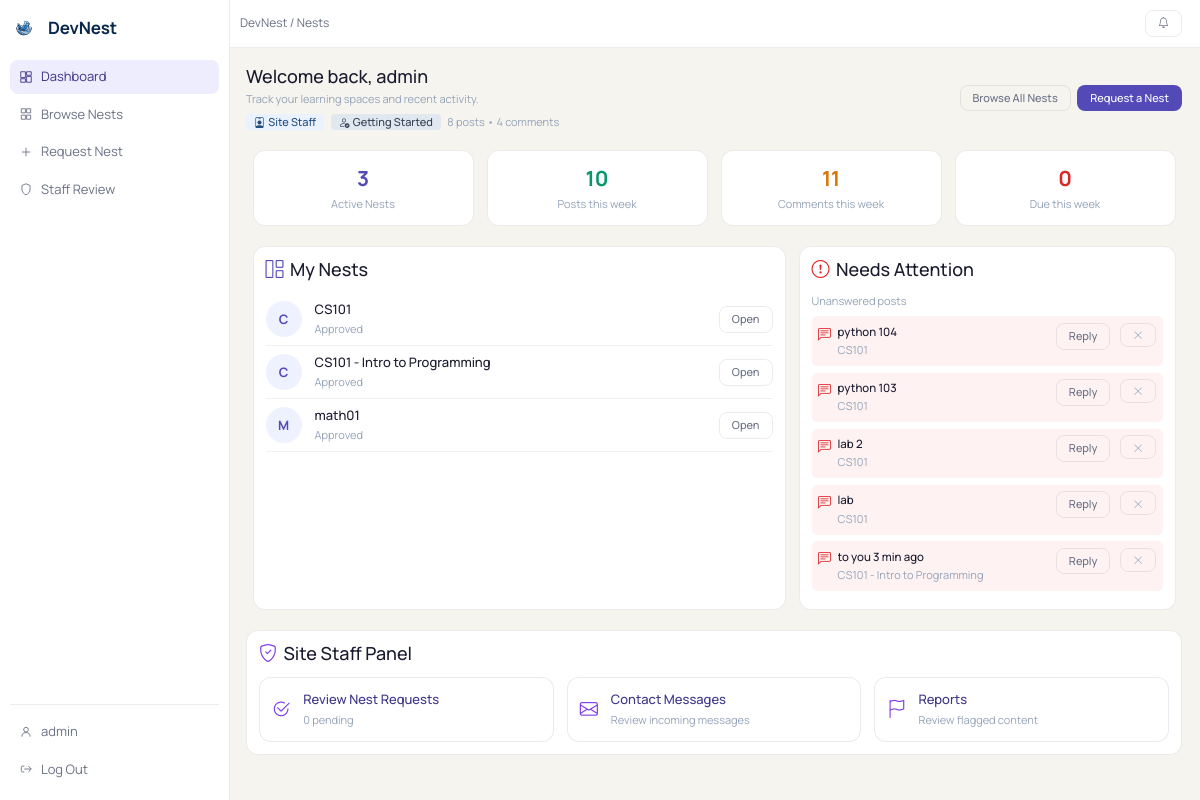
The page /nests/ (signed in) on the database its author committed.
### nests/models.py (models this page shows, shortened)
class Nest(models.Model):
    class Status(models.TextChoices):
        PENDING  = 'pending',  'Pending'
        APPROVED = 'approved', 'Approved'
        REJECTED = 'rejected', 'Rejected'
    name        = models.CharField(max_length=255)
    description = models.TextField()
    creator     = models.ForeignKey(settings.AUTH_USER_MODEL, on_delete=models.CASCADE)
    members     = models.ManyToManyField(
        settings.AUTH_USER_MODEL,
        through='NestMembership',
        related_name='nests',
    )
    status      = models.CharField(
        max_length=20,
        choices=Status.choices,
        default=Status.PENDING,
    )
    created_at  = models.DateTimeField(auto_now_add=True)

### posts/models.py (models this page shows, shortened)
class Post(models.Model):
    user = models.ForeignKey(User, on_delete=models.CASCADE)
    nest = models.ForeignKey(Nest, on_delete=models.CASCADE, related_name='posts', null=True, blank=True)
    title = models.CharField(max_length=200)
    content = models.TextField()
    image = models.ImageField(upload_to='images/posts/', null=True, blank=True)
    is_pinned = models.BooleanField(default=False)
    post_type = models.ForeignKey(PostType, on_delete=models.CASCADE, default=None, null=True, blank=True)
    tags = models.ManyToManyField(PostTag, blank=True, related_name='posts')
    created_at = models.DateTimeField(auto_now_add=True)
    class Meta:
        ordering = ['-created_at']

### nests/views.py (the view)
# urls.py: path('',                      views.nest_dashboard,         name='nest_dashboard'),
def nest_dashboard(request):
    if not request.user.is_authenticated:
        return _require_auth(request, 'You must be signed in to view your dashboard.')
    my_nests = Nest.objects.filter(
        status=Nest.Status.APPROVED,
        memberships__user=request.user,
        memberships__status=NestMembership.Status.ACTIVE,
    ).distinct()
    pending_nests = Nest.objects.filter(
        creator=request.user,
        status=Nest.Status.PENDING,
    )
    now = timezone.now()
    week_ago = now - datetime.timedelta(days=7)
    my_nest_ids = list(my_nests.values_list('pk', flat=True))
    if my_nest_ids:
        posts_this_week = Post.objects.filter(
            nest_id__in=my_nest_ids, created_at__gte=week_ago
        ).count()
        comments_this_week = Comment.objects.filter(
            post__nest_id__in=my_nest_ids, created_at__gte=week_ago
        ).count()
        unanswered_posts = Post.objects.filter(
            nest_id__in=my_nest_ids
        ).annotate(num_comments=Count('comments')).filter(num_comments=0).order_by('-created_at')[:5]
        upcoming_assessments = Assessment.objects.filter(
            nest_id__in=my_nest_ids,
            due_date__isnull=False,
            due_date__gte=now,
            due_date__lte=now + datetime.timedelta(days=7),
        ).exclude(
            submissions__student=request.user
        ).distinct().order_by('due_date')[:5]
    else:
        posts_this_week = 0
        comments_this_week = 0
        unanswered_posts = Post.objects.none()
        upcoming_assessments = Assessment.objects.none()
    managed_nest_ids = list(
        NestMembership.objects.filter(
            user=request.user,
            status=NestMembership.Status.ACTIVE,
            role__in=[NestMembership.Role.INSTRUCTOR, NestMembership.Role.ASSISTANT],
        ).values_list('nest_id', flat=True)
    )
    pending_memberships = NestMembership.objects.filter(
        nest_id__in=managed_nest_ids,
        status=NestMembership.Status.PENDING,
    ).select_related('user', 'nest')[:10]
    pending_nest_requests = Nest.objects.filter(status=Nest.Status.PENDING) if (
        request.user.is_staff or request.user.is_superuser
    ) else Nest.objects.none()
    is_site_staff = request.user.is_staff or request.user.is_superuser
    is_nest_staff = len(managed_nest_ids) > 0
    managed_nests = my_nests.filter(pk__in=managed_nest_ids)
    my_post_count = Post.objects.filter(user=request.user).count()
    my_comment_count = Comment.objects.filter(user=request.user).count()
    activity_status, activity_tone, activity_icon = _activity_status_for_counts(my_post_count, my_comment_count)
    if request.user.is_superuser or request.user.is_staff:
        role_label = 'Site Staff'
    elif is_nest_staff:
        role_label = 'Nest Staff'
    else:
        role_label = 'Member'
    return render(request, 'nests/dashboard.html', {
        'nests': my_nests,
        'pending_nests': pending_nests,
        'posts_this_week': posts_this_week,
        'comments_this_week': comments_this_week,
        'unanswered_posts': unanswered_posts,
        'upcoming_assessments': upcoming_assessments,
        'pending_memberships': pending_memberships,
        'pending_nest_requests': pending_nest_requests,
        'is_site_staff': is_site_staff,
        'is_nest_staff': is_nest_staff,
        'managed_nests': managed_nests,
        'my_post_count': my_post_count,
        'my_comment_count': my_comment_count,
        'activity_status': activity_status,
        'activity_tone': activity_tone,
        'activity_icon': activity_icon,
        'role_label': role_label,
    })

### nests/templates/nests/dashboard.html (shortened to what this page needs)
{% extends "nests/base.html" %}
{% block content %}
<div class="d-flex flex-wrap justify-content-between align-items-center gap-2 mb-4">
    <div>
        <h2 class="mb-1">Welcome back, {{ request.user.first_name|default:request.user.username }}</h2>
        <p class="text-muted mb-0">Track your learning spaces and recent activity.</p>
        <div class="d-flex flex-wrap align-items-center gap-2 mt-2">
            <span class="badge rounded-pill" style="background:#eaf2ff;color:#234e7d;font-weight:600;">
                <i class="bi bi-person-badge me-1"></i>{{ role_label }}
            </span>
            <span class="badge rounded-pill" style="background:{% if activity_tone == 'chief' %}#fde68a;color:#92400e;{% elif activity_tone == 'fire' %}#fee2e2;color:#b91c1c;{% elif activity_tone == 'engaged' %}#ede9fe;color:#5b21b6;{% elif activity_tone == 'active' %}#dcfce7;color:#166534;{% else %}#e2e8f0;color:#334155;{% endif %}font-weight:600;">
                <i class="bi {{ activity_icon }} me-1"></i>{{ activity_status }}
            </span>
            <small class="text-muted">{{ my_post_count }} posts • {{ my_comment_count }} comments</small>
        </div>
    </div>
    <div class="d-flex gap-2">
        <a href="{% url 'nests:nest_list_view' %}" class="nest-btn-soft">Browse All Nests</a>
        <a href="{% url 'nests:request_nest_view' %}" class="nest-btn-main">Request a Nest</a>
    </div>
</div>
<div class="row g-3 mb-4">
    <div class="col-6 col-md-3">
        <div class="nest-surface text-center">
            <div style="font-size:1.6rem;font-weight:700;color:#534AB7;">{{ nests|length }}</div>
            <small class="text-muted">Active Nests</small>
        </div>
    </div>
    <div class="col-6 col-md-3">
        <div class="nest-surface text-center">
            <div style="font-size:1.6rem;font-weight:700;color:#059669;">{{ posts_this_week }}</div>
            <small class="text-muted">Posts this week</small>
        </div>
    </div>
    <div class="col-6 col-md-3">
        <div class="nest-surface text-center">
            <div style="font-size:1.6rem;font-weight:700;color:#D97706;">{{ comments_this_week }}</div>
            <small class="text-muted">Comments this week</small>
        </div>
    </div>
    <div class="col-6 col-md-3">
        <div class="nest-surface text-center">
            <div style="font-size:1.6rem;font-weight:700;color:#DC2626;">{{ upcoming_assessments|length }}</div>
            <small class="text-muted">Due this week</small>
        </div>
    </div>
</div>
<div class="row g-3 mb-4">
    <div class="col-12 col-xl-7">
        <div class="nest-surface h-100">
            <div class="d-flex justify-content-between align-items-center mb-3">
                <h5 class="mb-0"><i class="bi bi-grid-1x2 me-2" style="color:#534AB7;"></i>My Nests</h5>
            </div>
            {% if nests %}
                {% for nest in nests %}
                <div class="d-flex align-items-center gap-3 py-2 border-bottom" style="border-color:rgba(0,0,0,0.06)!important;">
                    <div class="d-flex align-items-center justify-content-center rounded-circle"
                         style="width:36px;height:36px;background:#EEF2FF;color:#534AB7;font-weight:700;flex-shrink:0;">
                        {{ nest.name|first|upper }}
                    </div>
                    <div class="flex-grow-1">
                        <div style="font-weight:500;">{{ nest.name }}</div>
                        <small class="text-muted">{{ nest.get_status_display }}</small>
                    </div>
                    <a href="{% url 'nests:nest_detail' nest_id=nest.pk %}" class="nest-btn-soft btn-sm">Open</a>
                </div>
                {% endfor %}
            {% else %}
                <div class="add-unit p-4 text-center">
                    <i class="bi bi-journal-x" style="font-size:2rem;color:#9ca3af;"></i>
                    <div class="mt-2">No active nests yet</div>
                    <small>Join or request a nest to get started.</small>
                </div>
            {% endif %}
        </div>
    </div>
    <div class="col-12 col-xl-5">
        <div class="nest-surface h-100">
            <h5 class="mb-3"><i class="bi bi-exclamation-circle me-2" style="color:#DC2626;"></i>Needs Attention</h5>
            {% if unanswered_posts %}
                <p class="text-muted mb-2" style="font-size:0.82rem;">Unanswered posts</p>
                {% for post in unanswered_posts %}
                <div class="d-flex align-items-start gap-2 mb-2 p-2 rounded attention-item" data-key="post-{{ post.pk }}" style="background:#FEF2F2;">
                    <i class="bi bi-chat-left-text" style="color:#DC2626;margin-top:2px;"></i>
                    <div class="flex-grow-1" style="min-width:0;">
                        <div style="font-size:0.88rem;font-weight:500;white-space:nowrap;overflow:hidden;text-overflow:ellipsis;">{{ post.title }}</div>
                        <small class="text-muted">{{ post.nest.name }}</small>
                    </div>
                    <a href="{% url 'nests:nest_post_detail' nest_id=post.nest_id post_id=post.pk %}" class="nest-btn-soft btn-sm" style="white-space:nowrap;">Reply</a>
                    <button type="button" class="btn btn-sm btn-link p-0 ms-1 text-muted dismiss-btn" title="Dismiss" onclick="dismissItem(this)" style="line-height:1;"><i class="bi bi-x-lg" style="font-size:0.75rem;"></i></button>
                </div>
                {% endfor %}
            {% else %}
                <div class="add-unit p-3 text-center mb-2">
                    <small>No unanswered posts — all clear!</small>
                </div>
            {% endif %}
        </div>
    </div>
</div>
{% if is_site_staff %}
<div class="nest-surface mb-4">
    <h5 class="mb-3"><i class="bi bi-shield-check me-2" style="color:#7C3AED;"></i>Site Staff Panel</h5>
    <div class="row g-3">
        <div class="col-12 col-md-4">
            <a href="{% url 'nests:staff_nest_review' %}" class="nest-surface d-flex align-items-center gap-3 text-decoration-none" style="background:#F5F3FF;">
                <i class="bi bi-check2-circle" style="font-size:1.4rem;color:#7C3AED;"></i>
                <div>
                    <div style="font-weight:500;">Review Nest Requests</div>
                    <small class="text-muted">{{ pending_nest_requests|length }} pending</small>
                </div>
            </a>
        </div>
        <div class="col-12 col-md-4">
            <a href="{% url 'main:staff_messages' %}" class="nest-surface d-flex align-items-center gap-3 text-decoration-none" style="background:#F5F3FF;">
                <i class="bi bi-envelope" style="font-size:1.4rem;color:#7C3AED;"></i>
                <div>
                    <div style="font-weight:500;">Contact Messages</div>
                    <small class="text-muted">Review incoming messages</small>
                </div>
            </a>
        </div>
        <div class="col-12 col-md-4">
            <a href="{% url 'main:staff_reports' %}" class="nest-surface d-flex align-items-center gap-3 text-decoration-none" style="background:#F5F3FF;">
                <i class="bi bi-flag" style="font-size:1.4rem;color:#7C3AED;"></i>
                <div>
                    <div style="font-weight:500;">Reports</div>
                    <small class="text-muted">Review flagged content</small>
                </div>
            </a>
        </div>
    </div>
</div>
{% endif %}
{% endblock %}

### nests/templates/nests/base.html (shortened to what this page needs)
{% load static %}
<!doctype html>
<html lang="en">
<head>
	<link href="https://cdn.jsdelivr.net/npm/bootstrap@5.3.3/dist/css/bootstrap.min.css" rel="stylesheet">
	<link href="https://cdn.jsdelivr.net/npm/bootstrap-icons@1.11.3/font/bootstrap-icons.css" rel="stylesheet">
	<link rel="stylesheet" href="{% static 'css/nests.css' %}">
	<link rel="stylesheet" href="{% static 'css/design-system.css' %}">
</head>
<body class="nest-shell">
	<div class="nest-layout">
		<aside class="nest-sidebar">
			<a class="nest-sidebar__brand" href="/">
				<img src="{% static 'images/logo.svg' %}" alt="DevNest" width="28" height="28" style="border-radius:6px;">
				<span class="nest-sidebar__name">DevNest</span>
			</a>
			<nav class="nest-sidebar__nav" aria-label="Primary">
				<a class="nest-sidebar__link {% if request.path == '/nests/' %}is-active{% endif %}" href="{% url 'nests:nest_dashboard' %}">
					<svg viewBox="0 0 24 24" fill="none" aria-hidden="true"><path d="M3 13h8V3H3v10Zm0 8h8v-6H3v6Zm10 0h8V11h-8v10Zm0-18v6h8V3h-8Z" stroke="currentColor"/></svg>
					<span>Dashboard</span>
				</a>
				<a class="nest-sidebar__link {% if '/nests/browse/' in request.path %}is-active{% endif %}" href="{% url 'nests:nest_list_view' %}">
					<svg viewBox="0 0 24 24" fill="none" aria-hidden="true"><path d="M11 3H4v7h7V3Zm9 0h-7v7h7V3ZM11 14H4v7h7v-7Zm9 0h-7v7h7v-7Z" stroke="currentColor"/></svg>
					<span>Browse Nests</span>
				</a>
				<a class="nest-sidebar__link {% if '/nests/request/' in request.path %}is-active{% endif %}" href="{% url 'nests:request_nest_view' %}">
					<svg viewBox="0 0 24 24" fill="none" aria-hidden="true"><path d="M12 5v14M5 12h14" stroke="currentColor"/></svg>
					<span>Request Nest</span>
				</a>
				{% if request.user.is_staff or request.user.is_superuser %}
					<a class="nest-sidebar__link {% if '/nests/staff/review/' in request.path %}is-active{% endif %}" href="{% url 'nests:staff_nest_review' %}">
						<svg viewBox="0 0 24 24" fill="none" aria-hidden="true"><path d="m12 3 7 3v6c0 5-3.5 8.7-7 10-3.5-1.3-7-5-7-10V6l7-3Z" stroke="currentColor"/></svg>
						<span>Staff Review</span>
					</a>
				{% endif %}
			</nav>
			{% if request.user.is_authenticated %}
			<div class="nest-sidebar__footer">
				<a class="nest-sidebar__link {% if '/accounts/profile/' in request.path %}is-active{% endif %}" href="{% url 'accounts:user_profile_view' request.user.username %}">
					<svg viewBox="0 0 24 24" fill="none" aria-hidden="true"><path d="M12 12a4 4 0 1 0 0-8 4 4 0 0 0 0 8Zm-7 8a7 7 0 0 1 14 0" stroke="currentColor"/></svg>
					<span>{{ request.user.username }}</span>
				</a>
				<a class="nest-sidebar__link" href="{% url 'accounts:log_out' %}?next={{request.path}}">
					<svg viewBox="0 0 24 24" fill="none" aria-hidden="true"><path d="M9 7H6a2 2 0 0 0-2 2v6a2 2 0 0 0 2 2h3M16 17l5-5-5-5M21 12H9" stroke="currentColor"/></svg>
					<span>Log Out</span>
				</a>
			</div>
			{% endif %}
		</aside>
		<div class="nest-main-wrap">
			<header class="nest-topbar-v2">
				<div class="nest-topbar-v2__crumb">{% block topbar_crumb %}DevNest / Nests{% endblock %}</div>
				<div class="d-flex align-items-center gap-2">
					{% if request.user.is_authenticated %}
						<div class="dropdown">
							<button class="btn btn-sm btn-light position-relative" type="button" id="nestNotifDropdown" data-bs-toggle="dropdown" aria-expanded="false" title="Notifications">
								<i class="bi bi-bell"></i>
							</button>
						</div>
					{% else %}
						<a class="btn btn-sm btn-light" href="{% url 'accounts:sign_in' %}?next={{request.path}}">Sign in</a>
					{% endif %}
				</div>
			</header>
			<main class="nest-content">
				{% block content %}{% endblock %}
			</main>
		</div>
	</div>
</body>
</html>

### rows shown on the page
Nest: name|first "C", name "CS101", status "Approved"
Nest: name|first "C", name "CS101 - Intro to Programming", status "Approved"
Nest: name|first "M", name "math01", status "Approved"
Post: title "python 104", nest.name "CS101"
Post: title "python 103", nest.name "CS101"
Post: title "lab 2", nest.name "CS101"
Post: title "lab", nest.name "CS101"
Post: title "to you 3 min ago", nest.name "CS101 - Intro to Programming"

### other values the page prints
{{ request.user.username }} "admin"
{{ request.user.first_name|default:request.user.username }} "admin"
{{ role_label }} "Site Staff"
{{ activity_status }} "Getting Started"
{{ my_post_count }} "8"
{{ my_comment_count }} "4"
{{ nests|length }} "3"
{{ posts_this_week }} "10"
{{ comments_this_week }} "11"
{{ upcoming_assessments|length }} "0"
{{ pending_nest_requests|length }} "0"
